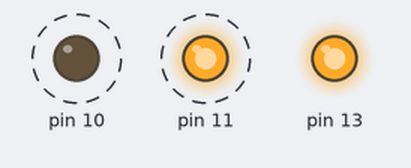
The sketch below on a simulated Arduino Uno, built with avr-gcc and run on an emulated ATmega328P. Parts: output pins drawn as LEDs (lit = HIGH). Dashed ring = blinking.

Above: at 0.2 s.
Timing chart, 0 to 3.0 s (numbered marks = the images above):
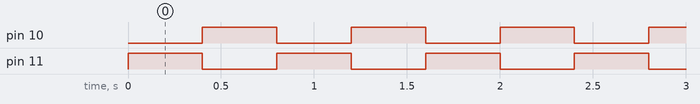

Measured:
- by itself, pin 10, pin 11: alternates HIGH for 0.40 s and LOW for 0.40 s

The sketch:

motor_using_l293d_motor_driver1.ino
```cpp
void setup()
{
  pinMode(13, OUTPUT);
  pinMode(11, OUTPUT);
  pinMode(10, OUTPUT);
  digitalWrite(13,HIGH);
}

void loop()
{
  digitalWrite(11, HIGH);
   digitalWrite(10, LOW);
  delay(400); // Wait for 1000 millisecond(s)


  digitalWrite(10, HIGH);
  digitalWrite(11, LOW);
  delay(400); // Wait for 1000 millisecond(s)
}
```
